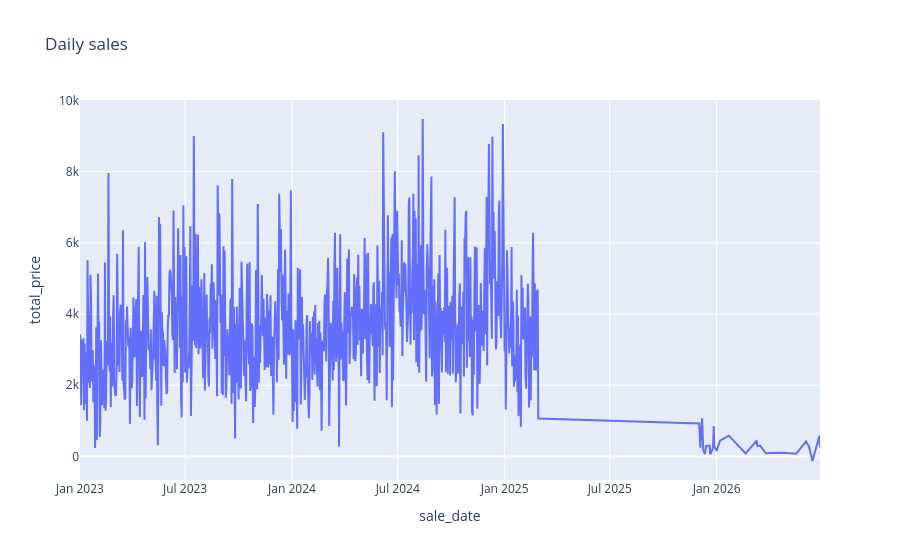

Write notebook code for a chart like this one.
### Code cell
import plotly.express as px
fig = px.line(daily_sales, x="sale_date", y="total_price", title="Daily sales")
fig.show()

### Figure 1 — Plotly figure (JSON) as saved in the notebook; plotly's stock layout.template omitted (floating-point values rounded to 4 significant figures; data arrays with more than 128 entries replaced by an {"elided": "..."} marker saying what was removed)
{"data": [{"hovertemplate": "sale_date=%{x}<br>total_price=%{y}<extra></extra>", "legendgroup": "", "line": {"color": "#636efa", "dash": "solid"}, "marker": {"symbol": "circle"}, "mode": "lines", "name": "", "orientation": "v", "showlegend": false, "type": "scatter", "x": {"elided": "818 str values"}, "xaxis": "x", "y": {"elided": "818 float values"}, "yaxis": "y"}], "layout": {"legend": {"tracegroupgap": 0}, "title": {"text": "Daily sales"}, "xaxis": {"anchor": "y", "domain": [0, 1], "title": {"text": "sale_date"}}, "yaxis": {"anchor": "x", "domain": [0, 1], "title": {"text": "total_price"}}}}
